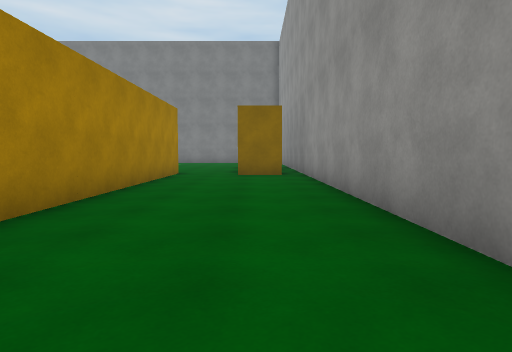
view 1 (above)

24 first-person views from a walk through a 3-D level made in the Unity game engine. The camera is 1.2 m above the floor, tilts 4° down and sees 75° across. The floor is counted in squares, 2 m on a side. Each view is taken from the middle of a square. On the plan, view 1 faces up. The plan holds only what a view shows up to about 10 squares ahead; the rest is blank. Surface patterns are stand-ins for the level's own textures.

view 2
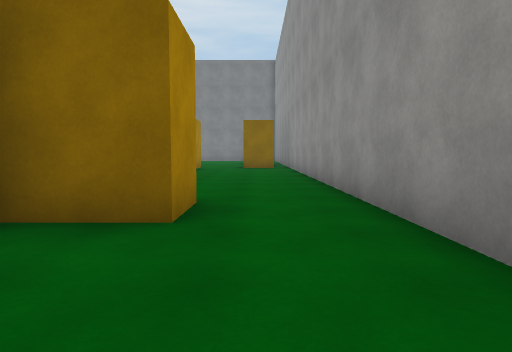

view 3
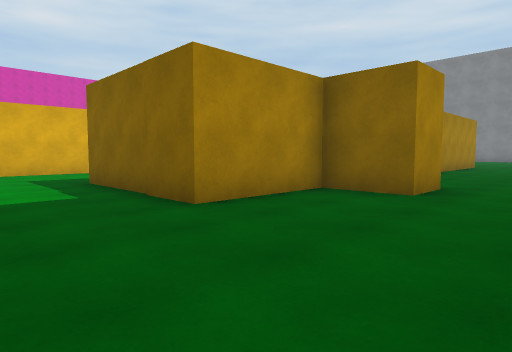

view 4
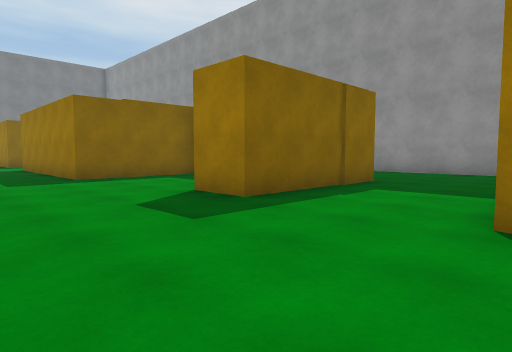

view 5
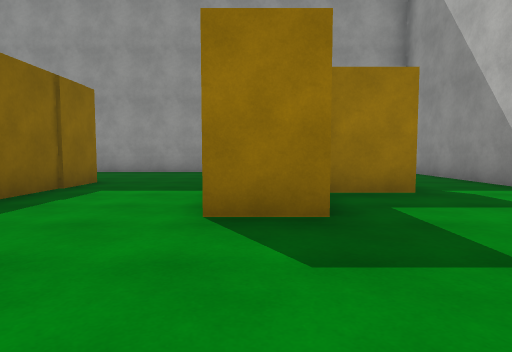

view 6
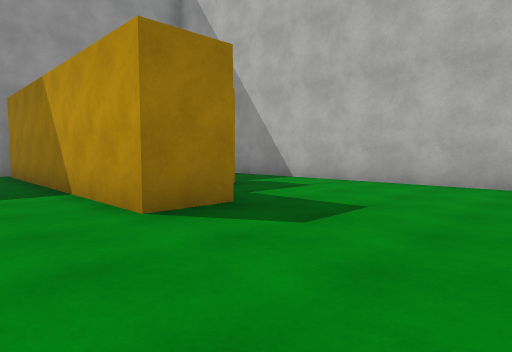

view 7
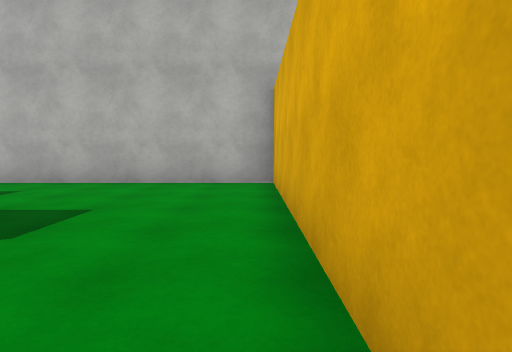

view 8
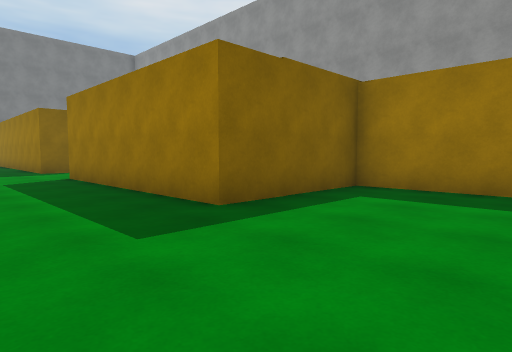

view 9
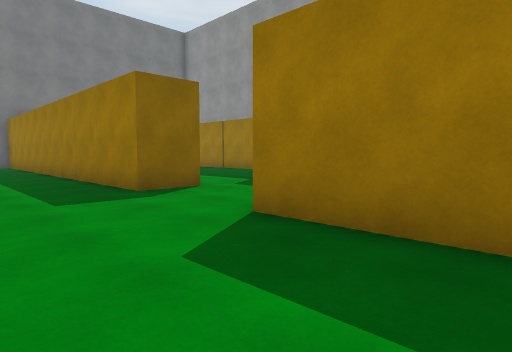

view 10
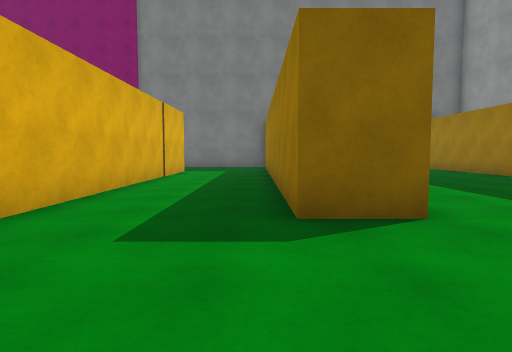

view 11
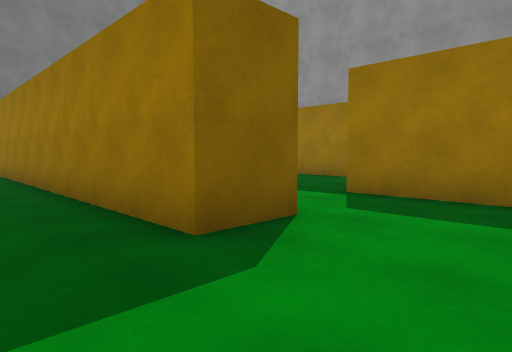

view 12
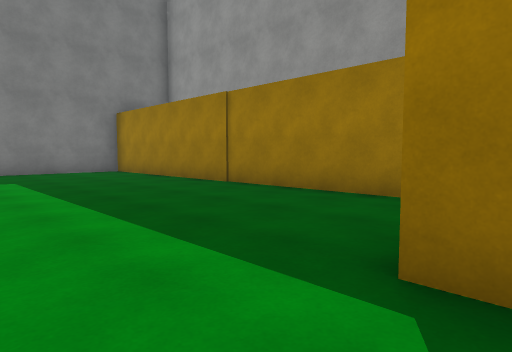

view 13
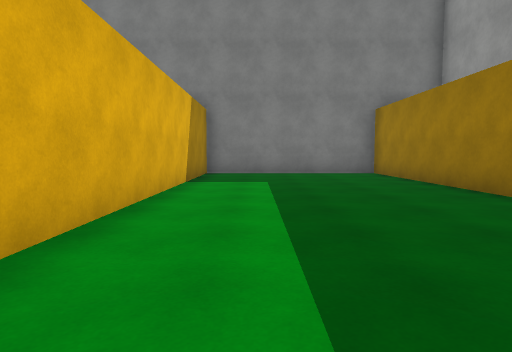

view 14
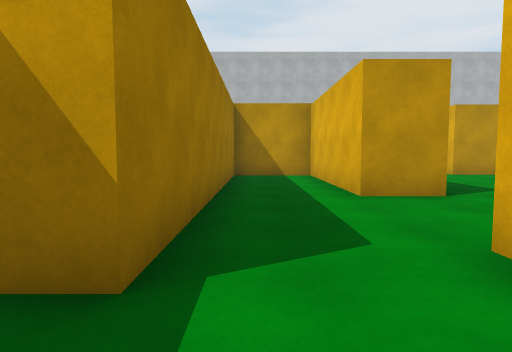

view 15
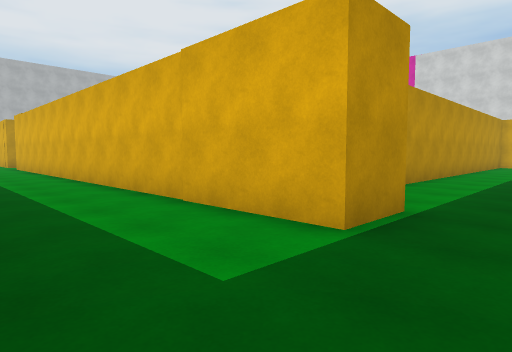

view 16
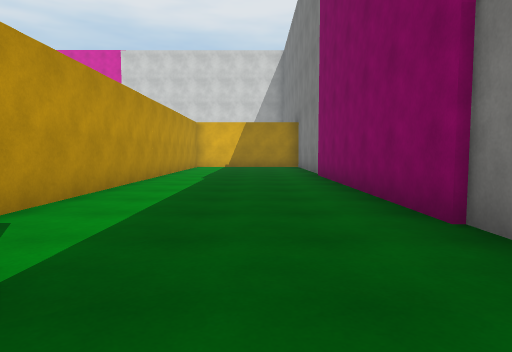

view 17
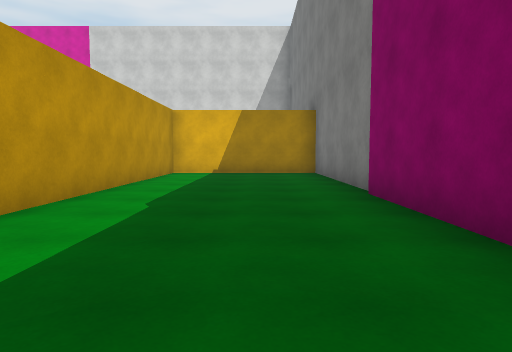

view 18
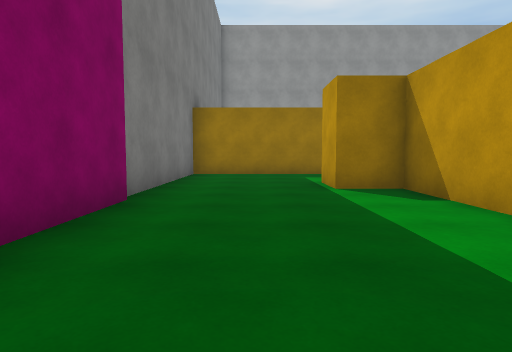

view 19
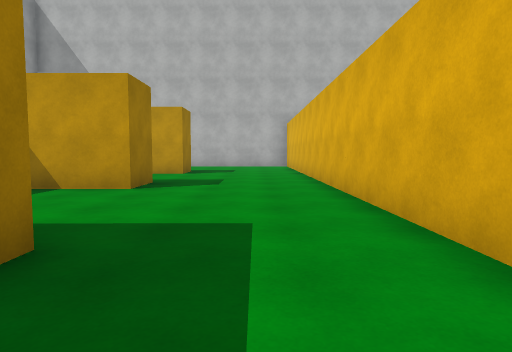

view 20
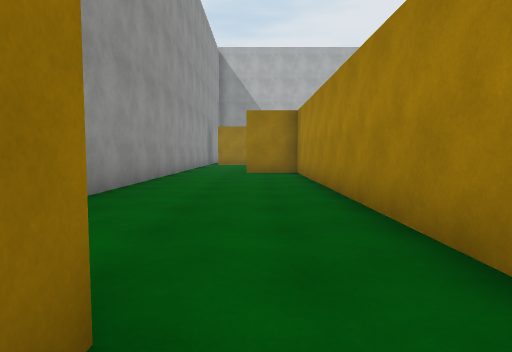

view 21
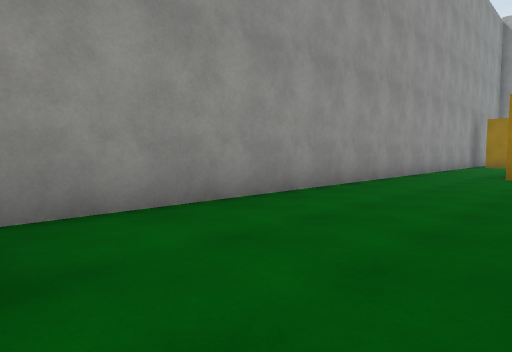

view 22
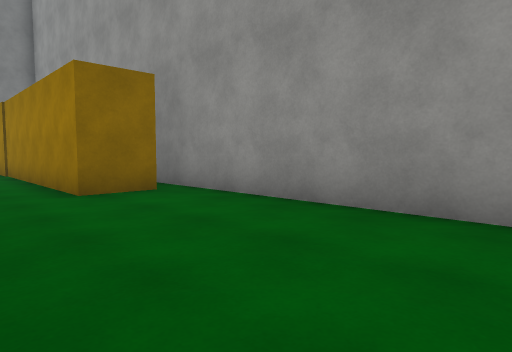

view 23
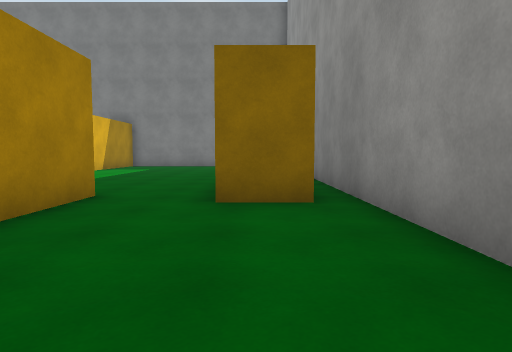

view 24
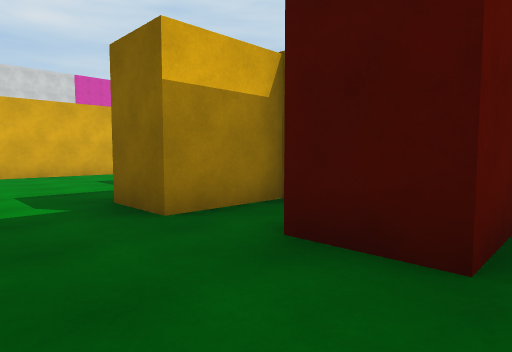

### Floor plan
Ten units are one square. View 1 is at (0, 0); x grows to the right and y downward. Boxes are objects, and circles mark ways between rooms. Rooms are numbered by the first view taken in them; rooms with no view inside come last. Other rooms are left out.
<svg viewBox="-234 -201 252 322">
<path fill="none" stroke="#000" d="M-93 -19 -93 116 -24 116M-54 -90 -66 -90 -66 -196 -179 -196M-34 14 -34 -10 -66 -10 -66 -64 -54 -64M-7 0 -7 12 -22 12 -22 37 -59 37 -59 25 -42 25M-59 78 -59 65 9 65M13 66 13 -6M-28 94 -40 94 -40 80M-181 -196 -229 -196 -229 -155 -105 -155 -105 -167 -93 -167 -93 -61M-54 -64 -54 -22 -34 -22 -34 -96M-34 -96 -29 -96M-22 -96 -22 -86M-5 -90 -5 -196 -54 -196 -54 -118M8 -90 -5 -90M-22 -86 -22 0 -7 0M13 -6 13 -128M-4 80 -4 92M-5 116 5 116M-24 116 -5 116M-4 92 -16 92M-28 76 -28 94"/>
<circle cx="-60" cy="-75" r="3" fill="#2a7"/>
<circle cx="5" cy="5" r="3" fill="#2a7"/>
<circle cx="10" cy="60" r="3" fill="#2a7"/>
<circle cx="-35" cy="105" r="3" fill="#2a7"/>
<circle cx="-45" cy="-90" r="3" fill="#2a7"/>
<circle cx="-15" cy="-90" r="3" fill="#2a7"/>
<circle cx="-10" cy="105" r="3" fill="#2a7"/>
<text x="-90" y="-50">1</text>
<text x="-50" y="-60">2</text>
<text x="-30" y="-140">3</text>
<text x="0" y="-70">4</text>
<text x="10" y="90">5</text>
<text x="-20" y="100">6</text>
</svg>
Room 1 opens to room 2. Room 1 opens to room 4. Room 1 opens to room 5. Room 1 opens to room 6. Room 2 opens to room 3. Room 3 opens to room 4. Room 5 opens to room 6.

Where each view was taken, in squares from view 1:
view 1: 0 up, 0 right, facing up
view 2: 4 down, 0 right, facing up
view 3: 6 down, 1 right, facing up-left
view 4: 7 down, 9 left, facing up-right
view 5: 7 down, 9 left, facing right
view 6: 5 down, 9 left, facing down-right
view 7: 5 down, 9 left, facing down
view 8: 2 down, 9 left, facing up-right
view 9: 4 up, 9 left, facing up-right
view 10: 6 up, 7 left, facing up
view 11: 7 up, 8 left, facing up-right
view 12: 9 up, 5 left, facing up-right
view 13: 10 up, 4 left, facing up
view 14: 11 up, 4 left, facing down
view 15: 18 up, 7 left, facing down-left
view 16: 18 up, 9 left, facing left
view 17: 18 up, 13 left, facing left
view 18: 18 up, 16 left, facing right
view 19: 3 up, 8 left, facing down
view 20: 10 up, 1 left, facing down
view 21: 9 up, 2 left, facing down-right
view 22: 4 up, 2 left, facing up-right
view 23: 5 up, 0 right, facing up
view 24: 11 down, 0 right, facing up-left
